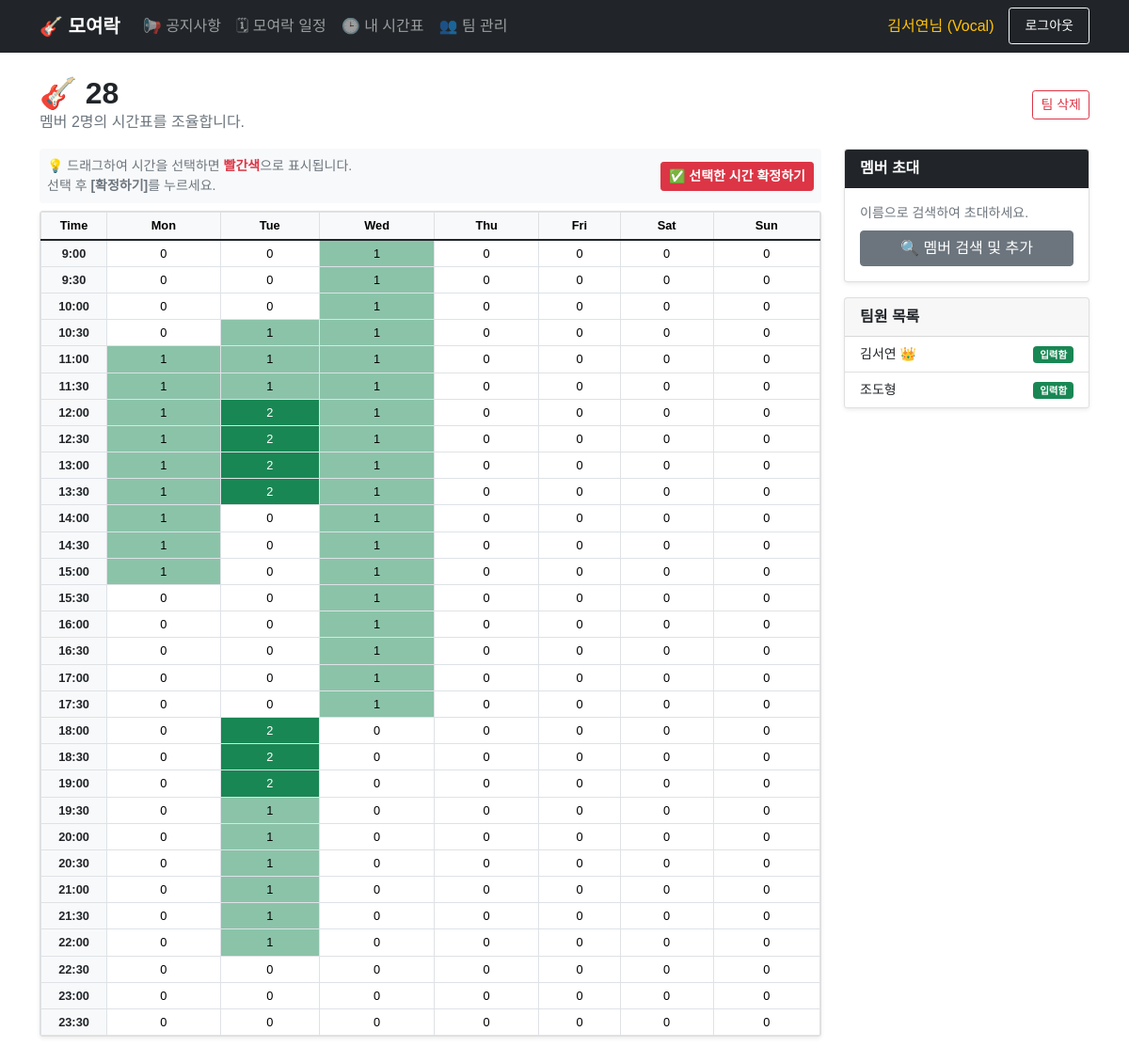
Screenshot of /team/2 (signed in) with the database file from the repository.
### app.py (models this page shows)
class User(UserMixin, db.Model):
    id = db.Column(db.Integer, primary_key=True)
    username = db.Column(db.String(150), unique=True, nullable=False)
    password = db.Column(db.String(150), nullable=False)
    name = db.Column(db.String(100), nullable=False)
    cohort = db.Column(db.Float, nullable=True)
    session = db.Column(db.String(50), nullable=False)
    is_admin = db.Column(db.Boolean, default=False)
    schedule_json = db.Column(db.Text, nullable=True)
    teams = db.relationship('Team', secondary=team_members, backref='members')

class Team(db.Model):
    id = db.Column(db.Integer, primary_key=True)
    name = db.Column(db.String(100), nullable=False)
    leader_id = db.Column(db.Integer, db.ForeignKey('user.id'))
    confirmed_schedules = db.relationship('ConfirmedSchedule', backref='team', cascade="all, delete-orphan")

### app.py (the view, shortened to what this page needs)
@app.route('/team/<int:team_id>', methods=['GET', 'POST'])
@login_required
def team_detail(team_id):
    team = Team.query.get_or_404(team_id)
    days_labels = ['Mon', 'Tue', 'Wed', 'Thu', 'Fri', 'Sat', 'Sun']
    overlap_data = {day: [0]*30 for day in days_labels}
    confirmed_slots = [f"{conf.day_of_week}_{conf.time_index}" for conf in team.confirmed_schedules]
    for member in team.members:
        if not member.schedule_json: continue
        member_schedule = json.loads(member.schedule_json)
        busy_slots = []
        for t in member.teams:
            if t.id == team.id: continue
            for cs in t.confirmed_schedules: busy_slots.append(f"{cs.day_of_week}_{cs.time_index}")
        for day in days_labels:
            if day in member_schedule:
                for i in range(30):
                    slot_key = f"{day}_{i}"
                    if member_schedule[day][i] == 1 and slot_key not in busy_slots: overlap_data[day][i] += 1
    return render_template('team_detail.html', team=team, overlap_data=overlap_data, confirmed_slots=confirmed_slots, total_members=len(team.members))

### app.py (called while the page is built)
@login_manager.user_loader
def load_user(user_id):
    return User.query.get(int(user_id))

### templates/team_detail.html (shortened to what this page needs)
{% extends "base.html" %}
{% block content %}
<div class="d-flex justify-content-between align-items-center mb-3">
    <div>
        <h2 class="fw-bold mb-0">🎸 {{ team.name }}</h2>
        <span class="text-muted">멤버 {{ total_members }}명의 시간표를 조율합니다.</span>
    </div>
    {% if team.leader_id == current_user.id %}
    <form method="POST" onsubmit="return confirm('정말 팀을 삭제하시겠습니까?');">
        <button class="btn btn-outline-danger btn-sm">팀 삭제</button>
    </form>
    {% endif %}
</div>
<div class="row">
    <div class="col-md-9">
        <div class="card mb-2 bg-light border-0">
            <div class="card-body p-2 d-flex justify-content-between align-items-center">
                <span class="small text-muted">
                    💡 드래그하여 시간을 선택하면 <b class="text-danger">빨간색</b>으로 표시됩니다.<br>
                    선택 후 <b>[확정하기]</b>를 누르세요.
                </span>
                <form id="batchConfirmForm" method="POST">
                    <button type="button" class="btn btn-danger btn-sm fw-bold" onclick="submitBatchConfirm()">
                        ✅ 선택한 시간 확정하기
                    </button>
                </form>
            </div>
        </div>
        <div class="card shadow-sm">
            <div class="card-body p-0">
                <div class="table-responsive select-container">
                    <table class="table table-bordered text-center table-sm mb-0 unselectable" id="teamTable" style="font-size: 0.8rem;">
                        <thead class="table-light">
                            <tr>
                                <th style="width: 70px;">Time</th>
                                <th>Mon</th><th>Tue</th><th>Wed</th><th>Thu</th><th>Fri</th><th>Sat</th><th>Sun</th>
                            </tr>
                        </thead>
                        <tbody>
                            {% set days = ['Mon', 'Tue', 'Wed', 'Thu', 'Fri', 'Sat', 'Sun'] %}
                            {% for i in range(30) %}
                            <tr>
                                <td class="bg-light fw-bold align-middle">
                                    {{ 9 + (i // 2) }}:{{ '00' if i % 2 == 0 else '30' }}
                                </td>
                                {% for day in days %}
                                    {% set count = overlap_data[day][i] %}
                                    {% set slot_key = day + '_' + i|string %}
                                    {% set is_confirmed = slot_key in confirmed_slots %}
                                    <td class="time-cell {{ 'confirmed-cell' if is_confirmed else '' }}"
                                        data-slot="{{ slot_key }}"
                                        data-confirmed="{{ 'true' if is_confirmed else 'false' }}"
                                        style="cursor: pointer; background-color: rgba(25, 135, 84, {{ count / total_members if total_members > 0 else 0 }}); color: {{ 'white' if count > total_members/2 else 'black' }};">
                                        {% if is_confirmed %}★{% else %}{{ count }}{% endif %}
                                    </td>
                                {% endfor %}
                            </tr>
                            {% endfor %}
                        </tbody>
                    </table>
                </div>
            </div>
        </div>
    </div>
    <div class="col-md-3">
        <div class="card shadow-sm mb-3">
            <div class="card-header bg-dark text-white fw-bold">멤버 초대</div>
            <div class="card-body">
                <p class="small text-muted mb-2">이름으로 검색하여 초대하세요.</p>
                <button class="btn btn-secondary w-100" data-bs-toggle="modal" data-bs-target="#searchModal">
                    🔍 멤버 검색 및 추가
                </button>
            </div>
        </div>
        <div class="card shadow-sm">
            <div class="card-header fw-bold">팀원 목록</div>
            <ul class="list-group list-group-flush small">
                {% for member in team.members %}
                <li class="list-group-item d-flex justify-content-between align-items-center">
                    <span>
                        {{ member.name }}
                        {% if member.id == team.leader_id %}👑{% endif %}
                    </span>
                    {% if member.schedule_json %}
                        <span class="badge bg-success">입력함</span>
                    {% else %}
                        <span class="badge bg-secondary">미입력</span>
                    {% endif %}
                </li>
                {% endfor %}
            </ul>
        </div>
    </div>
</div>
{% endblock %}

### templates/base.html (shortened to what this page needs)
<!DOCTYPE html>
<html lang="ko">
<head>
    <link href="https://cdn.jsdelivr.net/npm/bootstrap@5.1.3/dist/css/bootstrap.min.css" rel="stylesheet">
    <link rel="stylesheet" href="https://cdn.jsdelivr.net/npm/bootstrap-icons@1.10.5/font/bootstrap-icons.css">
</head>
<body>
    <nav class="navbar navbar-expand-lg navbar-dark bg-dark">
        <div class="container">
            <a class="navbar-brand" href="/">🎸 모여락</a>
            <div class="collapse navbar-collapse" id="navbarNav">
                <ul class="navbar-nav me-auto">
                    <li class="nav-item">
                        <a class="nav-link" href="/notice">📢 공지사항</a>
                    </li>
                    <li class="nav-item">
                        <a class="nav-link" href="/schedule">🗓 모여락 일정</a>
                    </li>
                    <li class="nav-item">
                        <a class="nav-link" href="/myschedule">🕒 내 시간표</a>
                    </li>
                    <li class="nav-item">
                        <a class="nav-link" href="/team">👥 팀 관리</a>
                    </li>
                </ul>
                <ul class="navbar-nav">
                    {% if current_user.is_authenticated %}
                        <li class="nav-item">
                            <span class="nav-link text-warning">
                                {% if current_user.is_admin %}
                                    👑 관리자님
                                {% else %}
                                    {{ current_user.name }}님 ({{ current_user.session }})
                                {% endif %}
                            </span>
                        </li>
                        <li class="nav-item">
                            <a class="nav-link btn btn-outline-light btn-sm px-3 ms-2 text-white" href="/logout">로그아웃</a>
                        </li>
                    {% endif %}
                </ul>
            </div>
        </div>
    </nav>
    <div class="container mt-4 mb-5">
        {% block content %}{% endblock %}
    </div>
</body>
</html>

### templates/base.html (style rules this page uses)
body { font-family: 'Apple SD Gothic Neo', 'Noto Sans KR', sans-serif; }
.navbar-brand { font-weight: 800; }

### templates/team_detail.html (style rules this page uses)
.unselectable { user-select: none; }

### rows the page displays
User: name "김서연", session "Vocal", shows "입력함"
Team: name "28"
User: name "조도형", shows "입력함"

### other values shown
{{ total_members }} "2"
{{ 9 + (i // 2) }} "9" "9" "10" "10" "11" "11" "12" "12" "13" "13" "14" "14" "15" "15" "16" "16" "17" "17" "18" "18" "19" "19" "20" "20" "21" "21" "22" "22" "23" "23"
{{ '00' if i % 2 == 0 else '30' }} "00" "30" "00" "30" "00" "30" "00" "30" "00" "30" "00" "30" "00" "30" "00" "30" "00" "30" "00" "30" "00" "30" "00" "30" "00" "30" "00" "30" "00" "30"
{{ count }} "0" "0" "1" "0" "0" "0" "0" "0" "0" "1" "0" "0" "0" "0" "0" "0" "1" "0" "0" "0" "0" "0" "1" "1" "0" "0" "0" "0" "1" "1" "1" "0" "0" "0" "0" "1" "1" "1" "0" "0" "0" "0" "1" "2" "1" "0" "0" "0" "0" "1" "2" "1" "0" "0" "0" "0" "1" "2" "1" "0" "0" "0" "0" "1" "2" "1" "0" "0" "0" "0" "1" "0" "1" "0" "0" "0" "0" "1" "0" "1" "0" "0" "0" "0" "1" "0" "1" "0" "0" "0" "0" "0" "0" "1" "0" "0" "0" "0" "0" "0" "1" "0" "0" "0" "0" "0" "0" "1" "0" "0" "0" "0" "0" "0" "1" "0" "0" "0" "0" "0" "0" "1" "0" "0" "0" "0" "0" "2" "0" "0" "0" "0" "0" "0" "2" "0" "0" "0" "0" "0" "0" "2" "0" "0" "0" "0" "0" "0" "1" "0" "0" "0" "0" "0" "0" "1" "0" "0" "0" "0" "0" "0" "1" "0" "0" "0" "0" "0" "0" "1" "0" "0" "0" "0" "0" "0" "1" "0" "0" "0" "0" "0" "0" "1" "0" "0" "0" "0" "0" "0" "0" "0" "0" "0" "0" "0" "0" "0" "0" "0" "0" "0" "0" "0" "0" "0" "0" "0" "0" "0"
